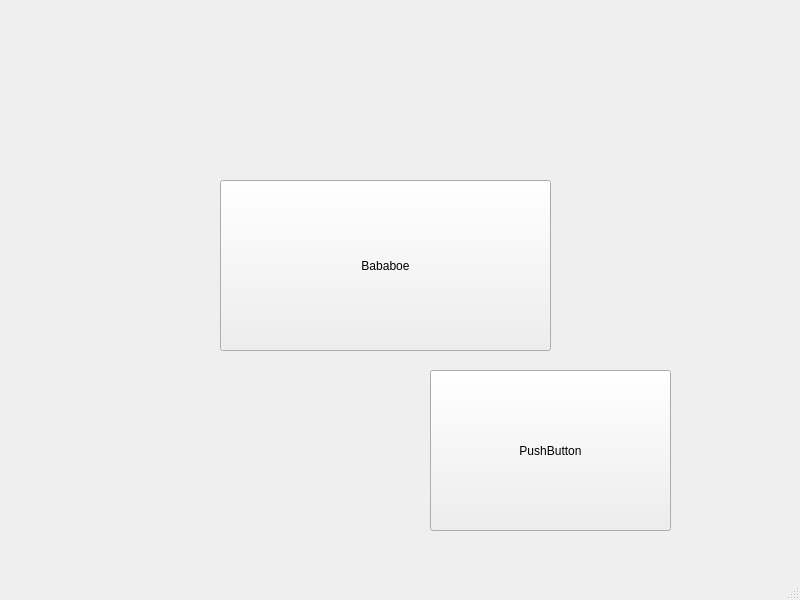
<?xml version="1.0" encoding="UTF-8"?>
<ui version="4.0">
 <class>MainWindow</class>
 <widget class="QMainWindow" name="MainWindow">
  <property name="geometry">
   <rect>
    <x>0</x>
    <y>0</y>
    <width>800</width>
    <height>600</height>
   </rect>
  </property>
  <property name="windowTitle">
   <string>MainWindow</string>
  </property>
  <widget class="QWidget" name="centralwidget">
   <widget class="QPushButton" name="pb_1">
    <property name="geometry">
     <rect>
      <x>220</x>
      <y>180</y>
      <width>331</width>
      <height>171</height>
     </rect>
    </property>
    <property name="text">
     <string>Bababoe</string>
    </property>
   </widget>
   <widget class="QPushButton" name="pb_2">
    <property name="geometry">
     <rect>
      <x>430</x>
      <y>370</y>
      <width>241</width>
      <height>161</height>
     </rect>
    </property>
    <property name="text">
     <string>PushButton</string>
    </property>
   </widget>
  </widget>
  <widget class="QMenuBar" name="menubar">
   <property name="geometry">
    <rect>
     <x>0</x>
     <y>0</y>
     <width>800</width>
     <height>26</height>
    </rect>
   </property>
  </widget>
  <widget class="QStatusBar" name="statusbar"/>
 </widget>
 <resources/>
 <connections/>
</ui>
